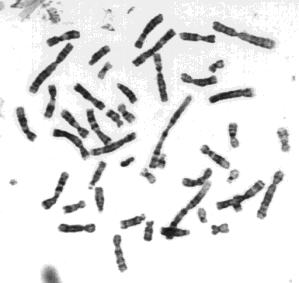
%> input picture cromosomas.tif, 299 x 283 px
$ octave detecta_borde.m   (GNU Octave 9; MATLAB toolbox functions it lacks are replaced by stand-ins)
%> lines starting %> are read from the running program, lines starting %| are printed output that depends on the picture; in (x1, y1, x2, y2) boxes, pixels count from 0 and x2, y2 are one past the last pixel; in counts of white or black regions, pixels touching at a corner belong together; the program's own positions count from 1
I=imread('cromosomas.tif');
%> I is the input picture: size 283x299 uint8; min 17, max 255, mean 228.6
figure, imshow(I);


bw2 = edge(I, 'canny');
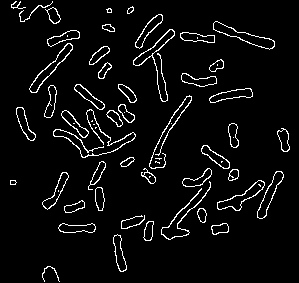
%> bw2: size 283x299 logical; 5.1% white in thin lines or dots
bw1 = edge(bw2, 'sobel');
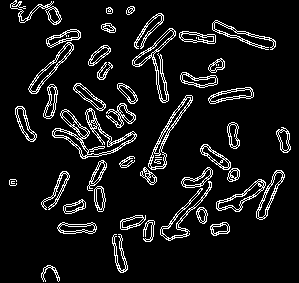
%> bw1: size 283x299 logical; 8.9% white in thin lines or dots
figure, imshow(bw1);
figure, imshow(bw2);
%CANNY:
%1.- Filtro gaussiano
%2.- Robustes de borde utilizando sobel en direccion X y Y
%3.- Calcula direccion de borde (0,45,90,135 grados)
%4.- Suprecion de no maximos
%5.- Hysteresis: Umbral dejando pixeles borde

$ run again, with 123.bmp saved as cromosomas.tif
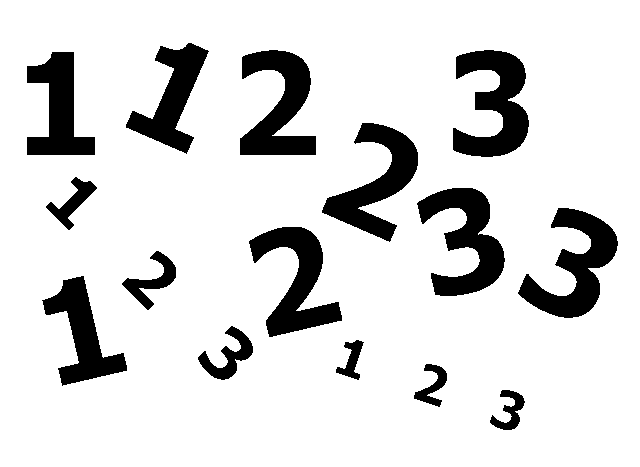
%> input picture 123.bmp, 640 x 467 px
%> I: size 467x640 logical; 85.8% white; 15 black regions, largest, box (x1, y1, x2, y2) and area: (453, 50, 529, 157) 4592, (518, 208, 618, 318) 4591, (417, 188, 505, 296) 4552
%> `bw2 = edge(I, 'canny');`:
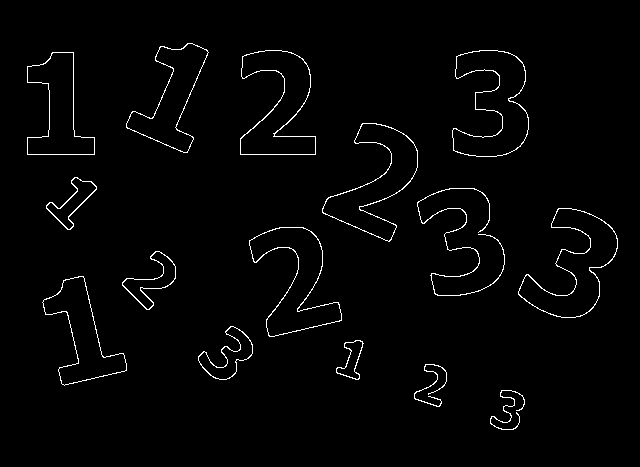
%> bw2: size 467x640 logical; 1.8% white in thin lines or dots, all inside (x1, y1, x2, y2) = (27, 43, 618, 430)
%> `bw1 = edge(bw2, 'sobel');`:
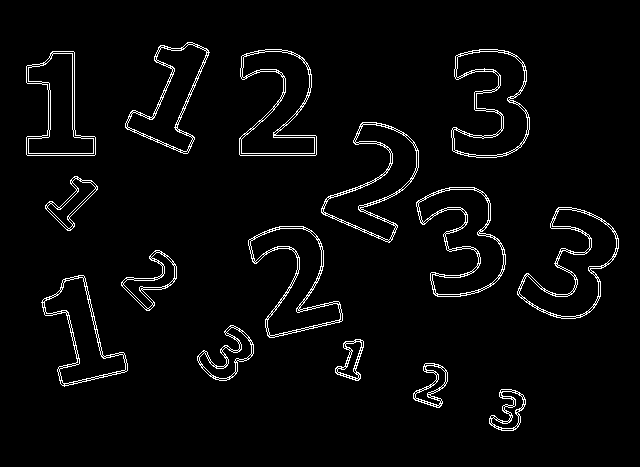
%> bw1: size 467x640 logical; 3.4% white in thin lines or dots, all inside (x1, y1, x2, y2) = (26, 42, 619, 431)
